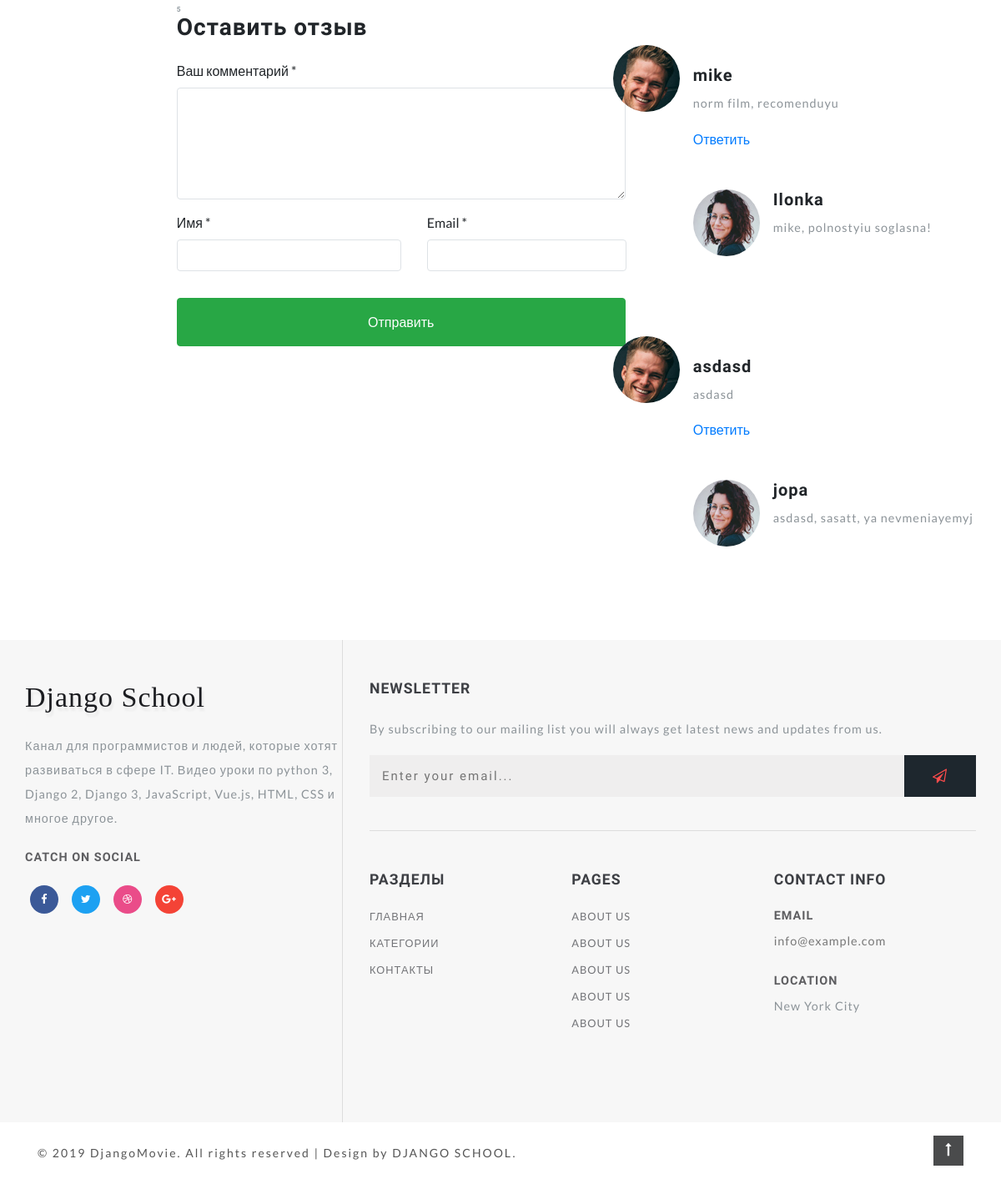
The app's page /terminator/ (lower part), older data.
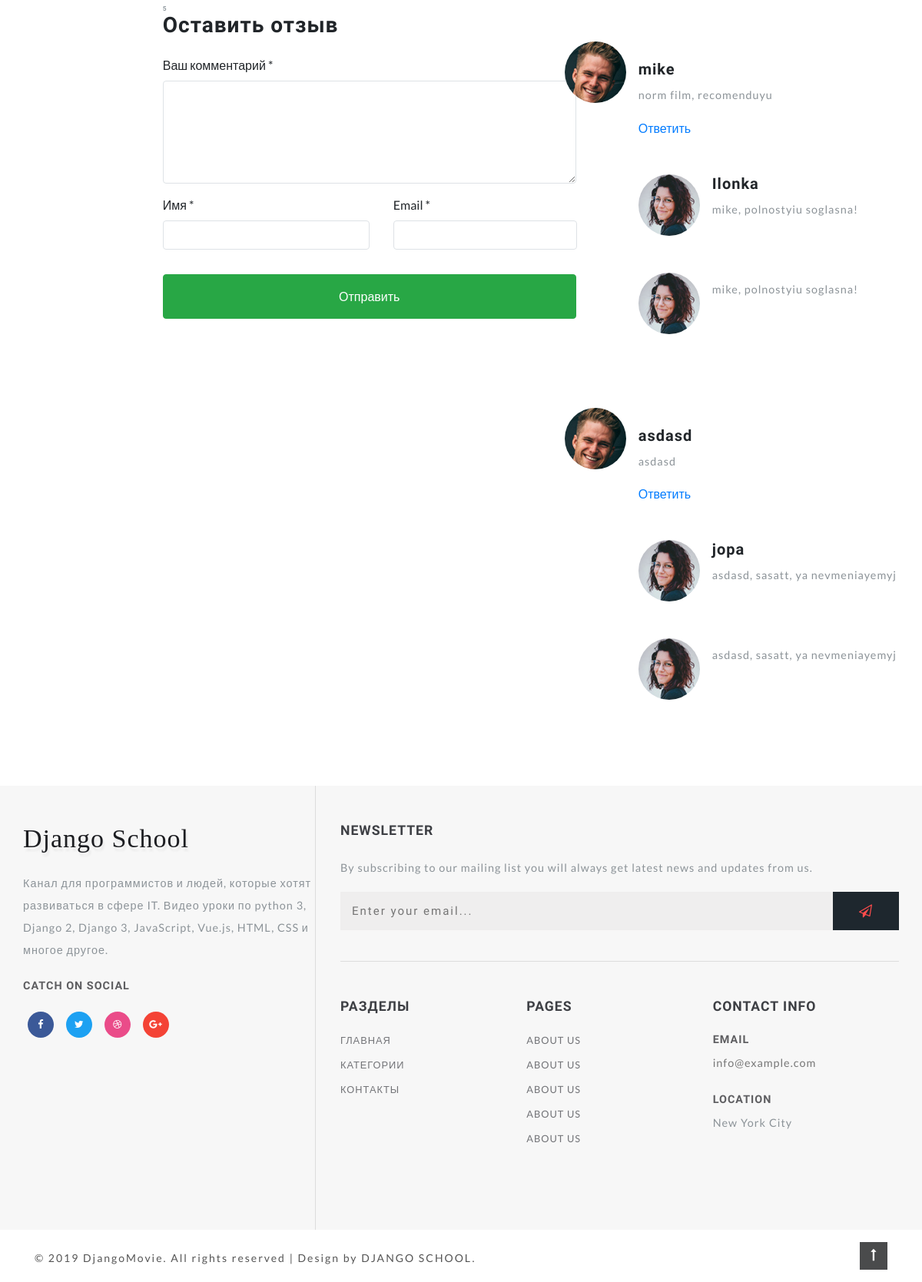
The same page, newer data.
### movies/models.py (models this page shows, shortened)
class Reviews(models.Model):
    email = models.EmailField()
    name = models.CharField("Имя", max_length=100)
    text = models.TextField("Сообщение", max_length=5000)
    parent = models.ForeignKey(
        'self', verbose_name="родитель", on_delete=models.SET_NULL, blank=True, null=True
    )
    movie = models.ForeignKey(Movie, verbose_name="Фильм", on_delete=models.CASCADE)
    class Meta:
        verbose_name = "Отзыв"
        verbose_name_plural = "Отзывы"

### movies/views.py (the view)
# urls.py: path('<slug:slug>/', views.MovieDetailView.as_view(), name="movie_detail"),
class MovieDetailView(DetailView):
    model = Movie
    slug_field = 'url'

### movies/models.py (called while the page is built)
    def get_review(self):
        return self.reviews_set.filter(parent__isnull=True)

### templates/movies/movie_detail.html (shortened to what this page needs)
{% extends 'movies/base.html' %}
{% load static %}
{% block movie %}
    <div class="row sub-para-w3layouts mt-5">
    </div>
    <div class="single-form-left">
        <div class="contact-single">
            <h3 class="editContent">
                    <span class="sub-tittle editContent">
                        {{ movie.reviews_set.count }}
                    </span>Оставить отзыв</h3>
            <form action="{% url 'add_review' movie.id %}" method="post" class="mt-4" id="formReview">
                <div class="form-group editContent">
                    <label for="contactcomment" class="editContent">
                        Ваш комментарий *
                    </label>
                    <textarea class="form-control border" rows="5"
                              id="contactcomment" required="" name="text"></textarea>
                </div>
                <div class="d-sm-flex">
                    <div class="col-sm-6 form-group p-0 editContent">
                        <label for="contactusername" class="editContent">
                            Имя *
                        </label>
                        <input type="text" class="form-control border"
                               id="contactusername" required="" name="name">
                    </div>
                    <div class="col-sm-6 form-group ml-sm-3 editContent"
                         style="outline: none; cursor: inherit;">
                        <label for="contactemail" class="editContent">
                            Email *
                        </label>
                        <input type="email" class="form-control border"
                               id="contactemail" required="" name="email">
                    </div>
                </div>
                <button type="submit"
                        class="mt-3 btn btn-success btn-block py-3">
                    Отправить
                </button>
            </form>
        </div>
    </div>
    <div class="row" style="display: flex; flex-direction: column;">
        {% for review in movie.get_review %}
            <div class="media py-5">
                <img src="{% static "images/te2.jpg" %}" class="mr-3 img-fluid" alt="image">
                <div class="media-body mt-4">
                    <h5 class="mt-0 editContent">{{ review.name }}</h5>
                    <p class="mt-2 editContent">
                        {{ review.text }}
                    </p>
                    <a href="#formReview" onclick="addReview('{{ review.name }}', '{{ review.id }}')">Ответить</a>
                    {% for rew in review.reviews_set.all %}
                        <div class="media mt-5 editContent">
                            <a class="pr-3" href="#">
                                <img src="{% static 'images/te1.jpg' %}" alt="comment" class="img-fluid">
                            </a>
                            <div class="media-body">
                                <h5 class="mt-0 editContent">
                                    {{ rew.name }}
                                </h5>
                                <p class="mt-2 editContent">
                                    {{ rew.text }}
                                </p>
                            </div>
                        </div>
                    {% endfor %}
                </div>
            </div>
        {% endfor %}
    </div>
{% endblock movie %}

Row changes from the older to the newer data that the page shows:
added Reviews: text "mike, polnostyiu soglasna!", shown under "mike"
added Reviews: text "asdasd, sasatt, ya nevmeniayemyj", shown under "asdasd"
